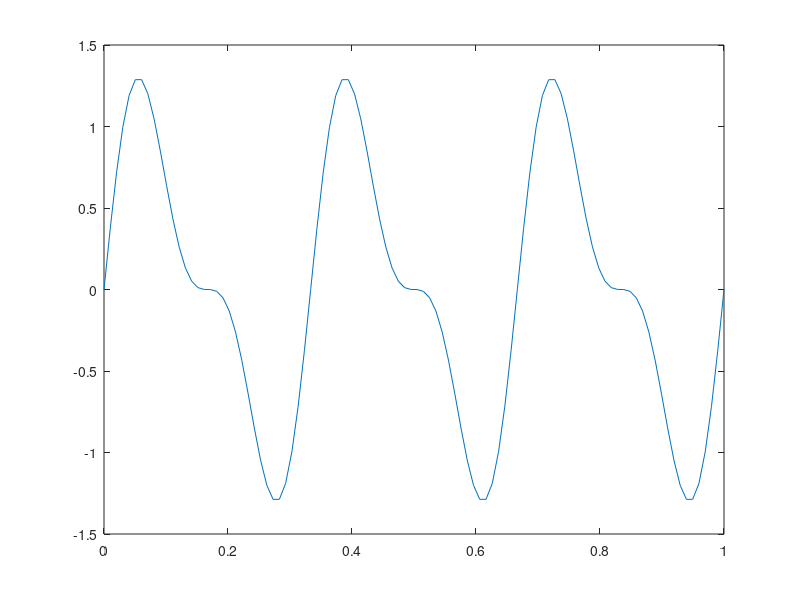

Write the MATLAB code that produced this figure. (Note: this script raises an error after producing the figure.)
% EXERCISE 11.2
%     Write a MATLAB function to calculate
%     coefficients for a complex Fourier transform.
%     This is essentially the discrete
%     Fourier transform (DFT):
%         Fk = 1/N * SUM(fn*exp(-i*(2*pi*n/N)*k),n=0,n=N-1)
%     where k ranges from 0 to N-1, N is the
%     number of points, and f n is the value of the
%     function at point n.

%% Montando os vetores
t = linspace(0,1,100);
f = sin(2*pi*3*t) + 0.5 * sin(2*pi*6*t);
plot(t,f);

%% Preparacao
N = length(t);

%% Calculo da DFT
F = dft_coef(f);

%% Preparando eixos
fs = 1/(t(2) - t(1));
nyq = fs/2;
frequency = 0:(nyq/(N/2)):fs;

frequency = frequency(1:(N/2));
F = F(1:(N/2));
%% Mostrando
plot(frequency, abs(F))

